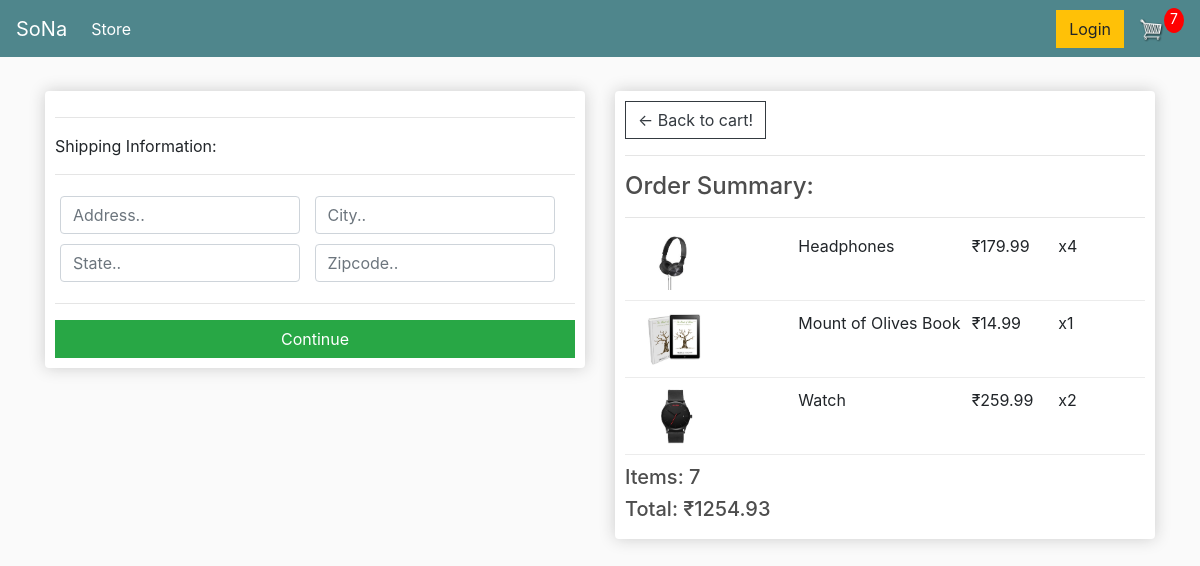
Screenshot of /checkout/ (signed in) with the database file from the repository.
### store/models.py (models this page shows, shortened)
class OrderItem(models.Model):
    product = models.ForeignKey(Product, on_delete=models.SET_NULL, blank=True, null=True)
    order = models.ForeignKey(Order, on_delete=models.SET_NULL, blank=True, null=True)
    quantity = models.IntegerField(default=0, null=True, blank=True)
    date_added = models.DateTimeField(auto_now_add=True)
    @property
    def get_total(self):
        total = self.product.price * self.quantity
        return total

class Product(models.Model):
    name = models.CharField(max_length = 200, null = True)
    price = models.DecimalField(max_digits=7,decimal_places=2)
    digital = models.BooleanField(default=False, null=True, blank=False)
    image = models.ImageField(null=True, blank = True)
    @property
    def imageURL(self):
        try:
            url = self.image.url
        except:
            url = ''
        return url

class Order(models.Model):
    customer = models.ForeignKey(Customer, on_delete=models.SET_NULL, blank=True, null=True)
    date_ordered = models.DateTimeField(auto_now_add=True)
    complete = models.BooleanField(default=False, null=True, blank=False)
    transaction_id = models.CharField(max_length = 200, null = True)
    @property
    def shipping(self):
        shipping = False
        orderitems = self.orderitem_set.all()
        for i in orderitems:
            if i.product.digital == False:
                shipping = True
        return shipping
    @property
    def get_cart_total(self):
        orderitems = self.orderitem_set.all()
        total = sum([item.get_total for item in orderitems])
        return total
    @property
    def get_cart_items(self):
        orderitems = self.orderitem_set.all()
        total = sum([item.quantity for item in orderitems])
        return total

### store/views.py (the view)
# urls.py: path('checkout/',views.checkout, name = "checkout"),
def checkout(request):
    data = cartData(request)
    cartItems = data['cartItems']
    order = data['order']
    items = data['items']
    context = {'items':items,'order':order, 'cartItems':cartItems}
    return render(request, 'store/checkout.html', context)

### store/utils.py (called while the page is built)
def cartData(request):
    if request.user.is_authenticated:
        customer = request.user.customer
        order, created = Order.objects.get_or_create(customer=customer,complete=False)
        items = order.orderitem_set.all()
        cartItems = order.get_cart_items
    else:
        cookieData = cookieCart(request)
        cartItems = cookieData['cartItems']
        order = cookieData['order']
        items = cookieData['items']
    return {'cartItems':cartItems,'order':order, 'items':items}

### store/templates/store/checkout.html (shortened to what this page needs)
{% extends 'store/main.html' %}
{% load static %}
{% block content %}
  <div class="row">
    <div class="col-lg-6">
      <div class="box-element" id="form-wrapper">
        <form id="form">
          <div id="shipping-info">
            <hr>
            <p>Shipping Information:</p>
            <hr>
            <div class="form-field">
                <input required class="form-control" type="text" name="address" placeholder="Address..">
            </div>
            <div class="form-field">
                <input required class="form-control" type="text" name="city" placeholder="City..">
            </div>
            <div class="form-field">
                <input required class="form-control" type="text" name="state" placeholder="State..">
            </div>
            <div class="form-field">
                <input required class="form-control" type="text" name="zipcode" placeholder="Zipcode..">
            </div>
          </div>
          <hr>
          <input id="form-button" class="btn btn-success btn-block" type="submit" name="" value="Continue">
        </form>
      </div>
      <br>
    </div>
    <div class="col-lg-6">
      <div class="box-element">
        <a class="btn btn-outline-dark" href="{% url 'cart' %}">&#x2190; Back to cart!</a>
        <hr>
        <h4>Order Summary:</h4>
        <hr>
        {% for item in items %}
        <div class="cart-row">
          <div style="flex:2"><img class="row-image" src="{{item.product.imageURL}}"></div>
          <div style="flex:2"><p>{{item.product.name}}</p></div>
	        <div style="flex:1"><p>&#8377;{{item.product.price}}</p></div>
  	      <div style="flex:1"><p>x{{item.quantity}}</p></div>
	       </div>
         {% endfor %}
	       <h5>Items:   {{order.get_cart_items}}</h5>
	       <h5>Total:   &#8377;{{order.get_cart_total|floatformat:2}}</h5>
        </div>
      </div>
  </div>
{% endblock content %}

### static/css/main.css (style rules this page uses)
body { background-color: hsl(0, 0%, 98%); }
h1,h2,h3,h4,h5,h6 { color:hsl(0, 0%, 30%); }
.box-element { box-shadow:hsl(0, 0%, 80%) 0 0 16px; background-color: #fff; border-radius: 4px; padding: 10px; }
.col-lg-4, .col-lg-6, .col-lg-8, .col-lg-12 { margin-top: 10px; }
.btn { border-radius: 0; }
.row-image { width: 100px; }
.form-field { width:250px; display: inline-block; padding: 5px; }
.cart-row { display: flex; align-items: flex-stretch; padding-bottom: 10px; margin-bottom: 10px; border-bottom: 1px solid #ececec; }

### rows the page displays
OrderItem: product.imageURL (picture), product.name "Headphones", product.price "179.99", quantity "4"
OrderItem: product.imageURL (picture), product.name "Mount of Olives Book", product.price "14.99", quantity "1"
OrderItem: product.imageURL (picture), product.name "Watch", product.price "259.99", quantity "2"
Order: get_cart_items "7", get_cart_total "1254.93"

### other values shown
{{ cartItems }} "7"
